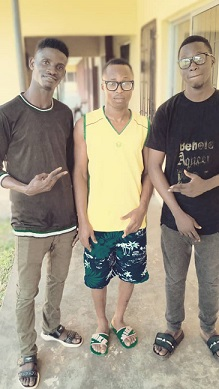
#> input picture Images/friends.jpg, 219 x 389 px
$ python cir_masking.py
#> lines starting #> are read from the running program, lines starting #| are printed output that depends on the picture; after the words box and inside, x2 and y2 are one past the last pixel; in counts of white or black regions, pixels touching at a corner belong together
import cv2 as cv
import numpy as np
img = cv.imread("Images/friends.jpg")
#> img is the input picture: shape (389, 219, 3); mean B, G, R 130.2, 150.5, 160.8
cv.imshow("Original Image", img)
blank = np.zeros(img.shape[:2], dtype = "uint8")
circular_mask = cv.circle(blank.copy(), (img.shape[1]//2, img.shape[0]//2), 70, 255, -1)
cv.imshow("CIRCULAR MASK", circular_mask)
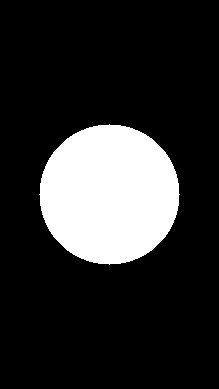
#> window 'CIRCULAR MASK': shape (389, 219); 18% white; 1 white region, box (x1, y1, x2, y2) and area: (39, 124, 180, 265) 15373
masked = cv.bitwise_and(img, img, mask=circular_mask)
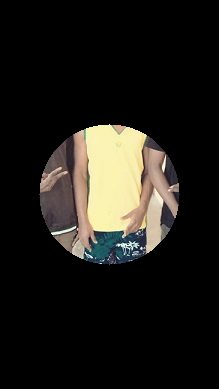
#> masked: shape (389, 219, 3); mean B, G, R 23.5, 28.2, 30.3
cv.imshow("MASKED IMAGE", masked)
cv.waitKey(0)

$ run again, with Images/flex.jpg copied over Images/friends.jpg
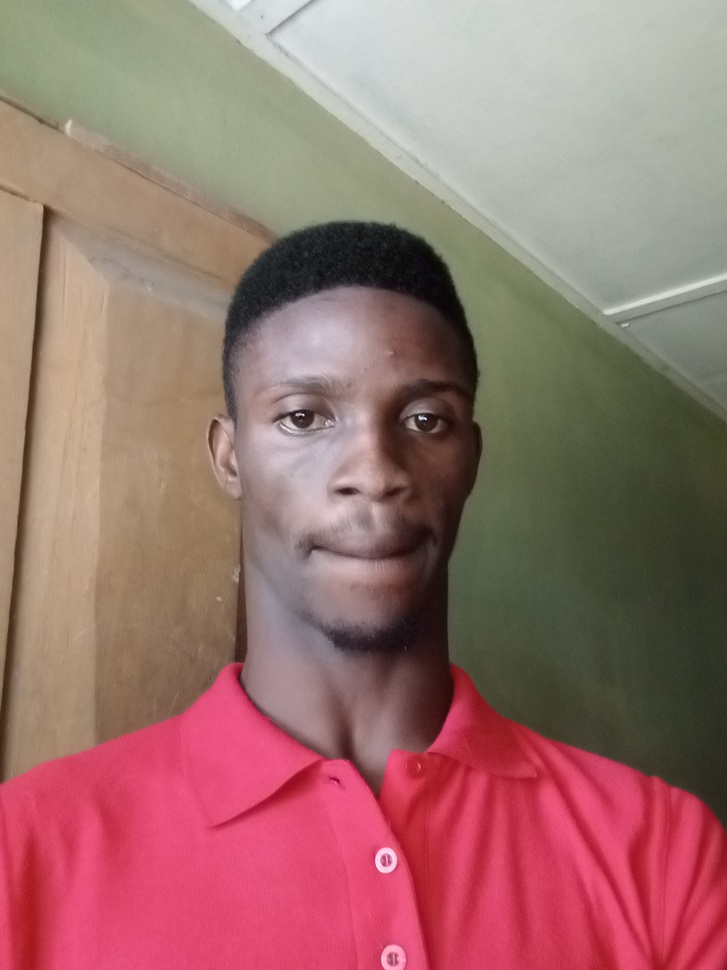
#> input picture Images/flex.jpg, 727 x 970 px, shrunk from 2448 x 3264 before the run
#> img is the input picture: shape (970, 727, 3); mean B, G, R 109.7, 113.4, 154.8
#> `cv.imshow("CIRCULAR MASK", circular_mask)`:
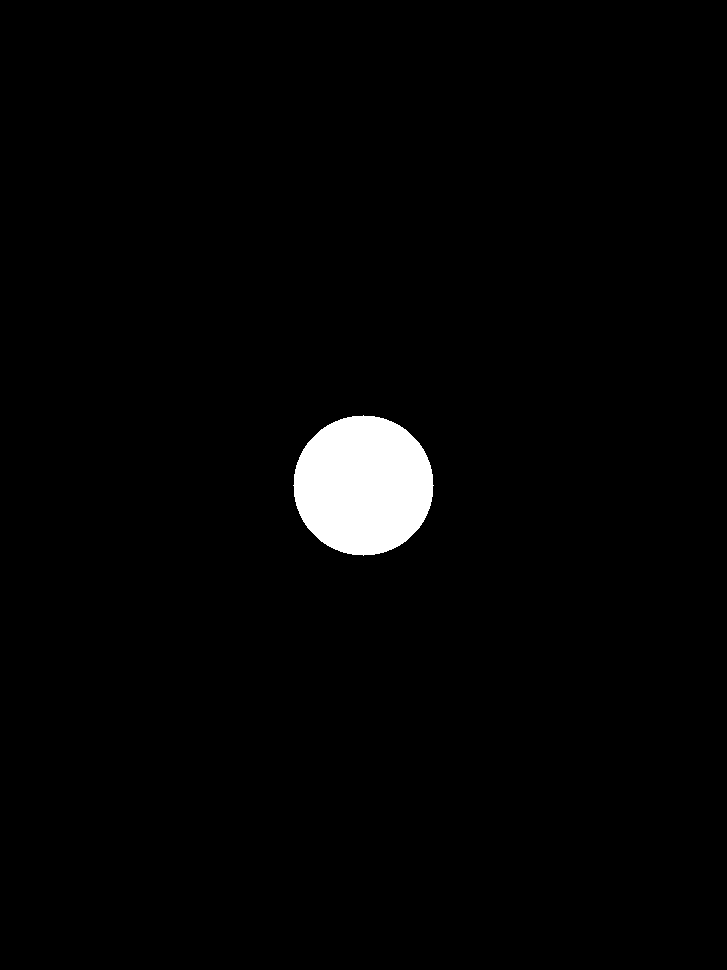
#> window 'CIRCULAR MASK': shape (970, 727); 2.2% white; 1 white region, box (x1, y1, x2, y2) and area: (293, 415, 434, 556) 15373
#> `masked = cv.bitwise_and(img, img, mask=circular_mask)`:
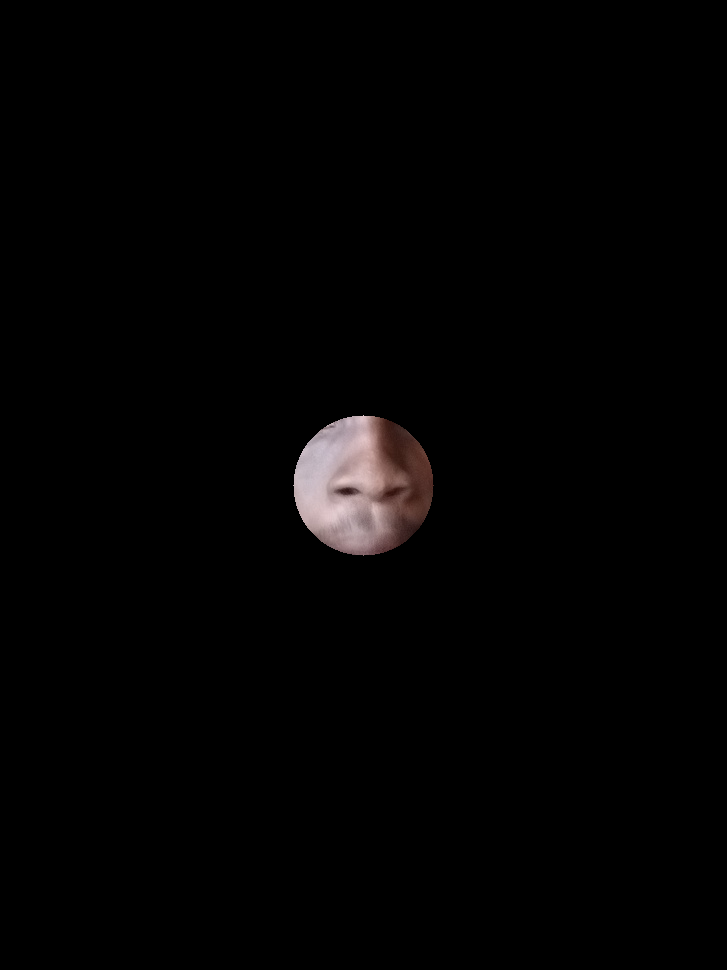
#> masked: shape (970, 727, 3); mean B, G, R 2.7, 2.7, 3.3

$ run again, with Images/seun.jpg copied over Images/friends.jpg
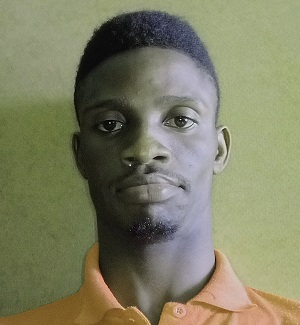
#> input picture Images/seun.jpg, 300 x 325 px
#> img is the input picture: shape (325, 300, 3); mean B, G, R 99.9, 127.1, 126.9
#> `cv.imshow("CIRCULAR MASK", circular_mask)`:
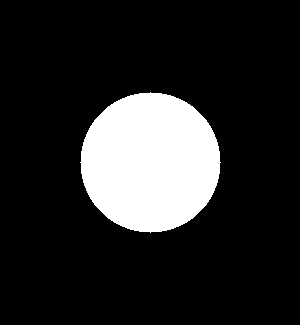
#> window 'CIRCULAR MASK': shape (325, 300); 15.8% white; 1 white region, box (x1, y1, x2, y2) and area: (80, 92, 221, 233) 15373
#> `masked = cv.bitwise_and(img, img, mask=circular_mask)`:
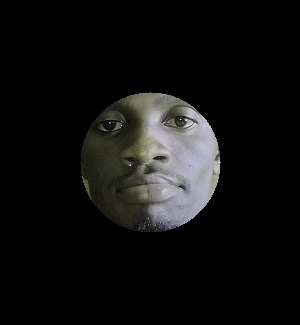
#> masked: shape (325, 300, 3); mean B, G, R 15.8, 16.3, 16.3
